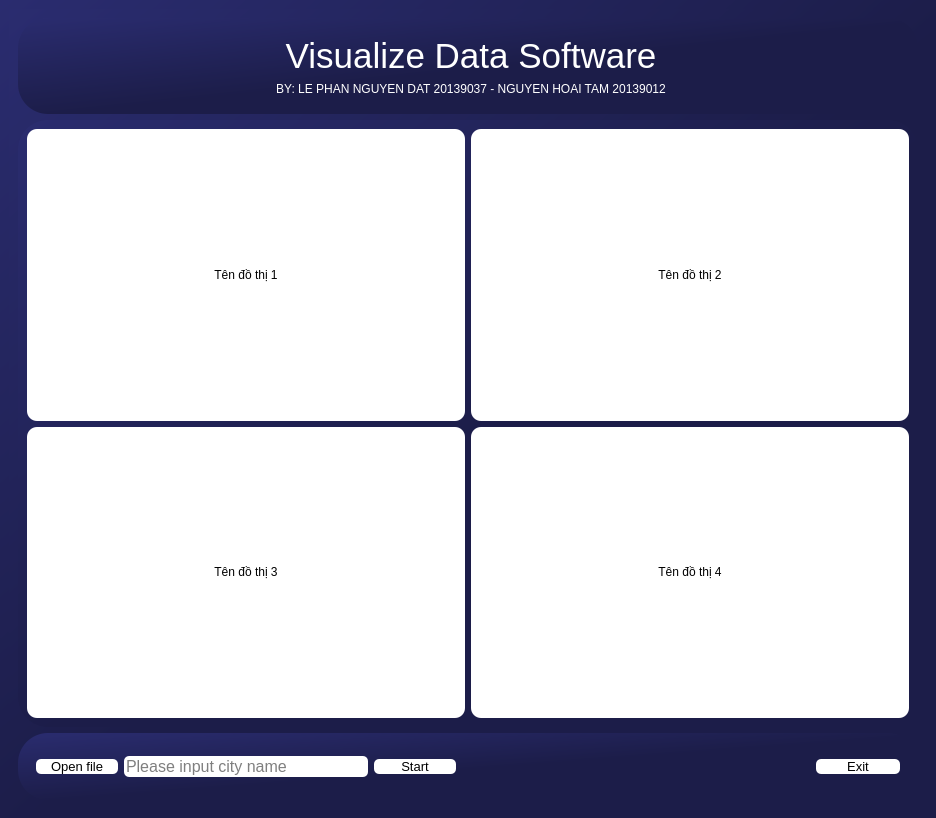
<?xml version="1.0" encoding="UTF-8"?>
<ui version="4.0">
 <class>MainWindow</class>
 <widget class="QMainWindow" name="MainWindow">
  <property name="geometry">
   <rect>
    <x>0</x>
    <y>0</y>
    <width>936</width>
    <height>818</height>
   </rect>
  </property>
  <property name="windowTitle">
   <string>MainWindow</string>
  </property>
  <widget class="QWidget" name="centralwidget">
   <property name="styleSheet">
    <string notr="true">background-color: qlineargradient(spread:pad, x1:0, y1:0, x2:1, y2:1, stop:0 rgba(42, 44, 111, 255), stop:0.521368 rgba(28, 29, 73, 255));
border-radius: 0px;</string>
   </property>
   <layout class="QVBoxLayout" name="verticalLayout">
    <item>
     <widget class="QFrame" name="frame">
      <property name="styleSheet">
       <string notr="true"/>
      </property>
      <property name="frameShape">
       <enum>QFrame::StyledPanel</enum>
      </property>
      <property name="frameShadow">
       <enum>QFrame::Raised</enum>
      </property>
      <layout class="QVBoxLayout" name="verticalLayout_6" stretch="0,9,1">
       <item>
        <widget class="QFrame" name="tieude">
         <property name="styleSheet">
          <string notr="true">border-radius:30px;
</string>
         </property>
         <property name="frameShape">
          <enum>QFrame::StyledPanel</enum>
         </property>
         <property name="frameShadow">
          <enum>QFrame::Raised</enum>
         </property>
         <layout class="QHBoxLayout" name="horizontalLayout_2" stretch="2,20,2">
          <item>
           <widget class="QFrame" name="logo">
            <property name="styleSheet">
             <string notr="true">background: none;</string>
            </property>
            <property name="frameShape">
             <enum>QFrame::StyledPanel</enum>
            </property>
            <property name="frameShadow">
             <enum>QFrame::Raised</enum>
            </property>
            <layout class="QVBoxLayout" name="verticalLayout_3">
             <item>
              <widget class="QLabel" name="logo_img">
               <property name="styleSheet">
                <string notr="true">background-color: none;

image: url(:/images/images/logos/ute_logo.png);</string>
               </property>
               <property name="text">
                <string/>
               </property>
              </widget>
             </item>
            </layout>
           </widget>
          </item>
          <item>
           <widget class="QFrame" name="text">
            <property name="styleSheet">
             <string notr="true">background: none;</string>
            </property>
            <property name="frameShape">
             <enum>QFrame::StyledPanel</enum>
            </property>
            <property name="frameShadow">
             <enum>QFrame::Raised</enum>
            </property>
            <layout class="QVBoxLayout" name="verticalLayout_2">
             <item>
              <widget class="QLabel" name="tendetai">
               <property name="toolTip">
                <string>&lt;html&gt;&lt;head/&gt;&lt;body&gt;&lt;p&gt;&lt;span style=&quot; color:#ffffff;&quot;&gt;&lt;br/&gt;&lt;/span&gt;&lt;/p&gt;&lt;/body&gt;&lt;/html&gt;</string>
               </property>
               <property name="whatsThis">
                <string>&lt;html&gt;&lt;head/&gt;&lt;body&gt;&lt;p&gt;&lt;br/&gt;&lt;/p&gt;&lt;/body&gt;&lt;/html&gt;</string>
               </property>
               <property name="styleSheet">
                <string notr="true">color: rgb(255, 255, 255);
font: 75 italic 19pt &quot;League Spartan&quot;;
background-color: none;
</string>
               </property>
               <property name="text">
                <string>&lt;html&gt;&lt;head/&gt;&lt;body&gt;&lt;p align=&quot;center&quot;&gt;&lt;span style=&quot; font-size:26pt; font-style:normal;&quot;&gt;Visualize Data Software&lt;/span&gt;&lt;/p&gt;&lt;/body&gt;&lt;/html&gt;</string>
               </property>
              </widget>
             </item>
             <item>
              <widget class="QLabel" name="tacgia">
               <property name="styleSheet">
                <string notr="true">background-color: none;
</string>
               </property>
               <property name="text">
                <string>&lt;html&gt;&lt;head/&gt;&lt;body&gt;&lt;p align=&quot;center&quot;&gt;&lt;span style=&quot; color:#ffffff;&quot;&gt;BY: LE PHAN NGUYEN DAT 20139037 - NGUYEN HOAI TAM 20139012&lt;/span&gt;&lt;/p&gt;&lt;/body&gt;&lt;/html&gt;</string>
               </property>
              </widget>
             </item>
            </layout>
           </widget>
          </item>
          <item>
           <spacer name="horizontalSpacer_6">
            <property name="orientation">
             <enum>Qt::Horizontal</enum>
            </property>
            <property name="sizeHint" stdset="0">
             <size>
              <width>40</width>
              <height>20</height>
             </size>
            </property>
           </spacer>
          </item>
         </layout>
        </widget>
       </item>
       <item>
        <widget class="QFrame" name="main">
         <property name="styleSheet">
          <string notr="true">border-radius:30px;
</string>
         </property>
         <property name="frameShape">
          <enum>QFrame::StyledPanel</enum>
         </property>
         <property name="frameShadow">
          <enum>QFrame::Raised</enum>
         </property>
         <layout class="QGridLayout" name="gridLayout">
          <item row="0" column="0">
           <widget class="QFrame" name="frame_1">
            <property name="styleSheet">
             <string notr="true">border-radius:10px;
background-color: rgb(255, 255, 255);</string>
            </property>
            <property name="frameShape">
             <enum>QFrame::StyledPanel</enum>
            </property>
            <property name="frameShadow">
             <enum>QFrame::Raised</enum>
            </property>
            <layout class="QVBoxLayout" name="verticalLayout_4" stretch="5,0">
             <item>
              <layout class="QVBoxLayout" name="grafica_uno"/>
             </item>
             <item>
              <widget class="QLabel" name="name_chart_1">
               <property name="styleSheet">
                <string notr="true">background: none;</string>
               </property>
               <property name="text">
                <string>&lt;html&gt;&lt;head/&gt;&lt;body&gt;&lt;p align=&quot;center&quot;&gt;&lt;span style=&quot; color:#000000;&quot;&gt;Tên đồ thị 1&lt;/span&gt;&lt;/p&gt;&lt;/body&gt;&lt;/html&gt;</string>
               </property>
              </widget>
             </item>
            </layout>
           </widget>
          </item>
          <item row="0" column="1">
           <widget class="QFrame" name="frame_2">
            <property name="styleSheet">
             <string notr="true">border-radius:10px;
background-color: rgb(255, 255, 255);</string>
            </property>
            <property name="frameShape">
             <enum>QFrame::StyledPanel</enum>
            </property>
            <property name="frameShadow">
             <enum>QFrame::Raised</enum>
            </property>
            <layout class="QVBoxLayout" name="verticalLayout_5" stretch="5,0">
             <item>
              <layout class="QVBoxLayout" name="grafica_dos"/>
             </item>
             <item>
              <widget class="QLabel" name="name_chart_2">
               <property name="styleSheet">
                <string notr="true">background: none;</string>
               </property>
               <property name="text">
                <string>&lt;html&gt;&lt;head/&gt;&lt;body&gt;&lt;p align=&quot;center&quot;&gt;&lt;span style=&quot; color:#000000;&quot;&gt;Tên đồ thị 2&lt;/span&gt;&lt;/p&gt;&lt;/body&gt;&lt;/html&gt;</string>
               </property>
              </widget>
             </item>
            </layout>
           </widget>
          </item>
          <item row="1" column="0">
           <widget class="QFrame" name="frame_3">
            <property name="styleSheet">
             <string notr="true">border-radius:10px;
background-color: rgb(255, 255, 255);</string>
            </property>
            <property name="frameShape">
             <enum>QFrame::StyledPanel</enum>
            </property>
            <property name="frameShadow">
             <enum>QFrame::Raised</enum>
            </property>
            <layout class="QVBoxLayout" name="verticalLayout_7" stretch="5,0">
             <item>
              <layout class="QVBoxLayout" name="grafica_tres"/>
             </item>
             <item>
              <widget class="QLabel" name="name_chart_3">
               <property name="styleSheet">
                <string notr="true">background: none;</string>
               </property>
               <property name="text">
                <string>&lt;html&gt;&lt;head/&gt;&lt;body&gt;&lt;p align=&quot;center&quot;&gt;&lt;span style=&quot; color:#000000;&quot;&gt;Tên đồ thị 3&lt;/span&gt;&lt;/p&gt;&lt;/body&gt;&lt;/html&gt;</string>
               </property>
              </widget>
             </item>
            </layout>
           </widget>
          </item>
          <item row="1" column="1">
           <widget class="QFrame" name="frame_4">
            <property name="styleSheet">
             <string notr="true">border-radius:10px;
background-color: rgb(255, 255, 255);</string>
            </property>
            <property name="frameShape">
             <enum>QFrame::StyledPanel</enum>
            </property>
            <property name="frameShadow">
             <enum>QFrame::Raised</enum>
            </property>
            <layout class="QVBoxLayout" name="verticalLayout_8" stretch="5,0">
             <item>
              <layout class="QVBoxLayout" name="grafica_cuatro"/>
             </item>
             <item>
              <widget class="QLabel" name="name_chart_4">
               <property name="styleSheet">
                <string notr="true">background: none;</string>
               </property>
               <property name="text">
                <string>&lt;html&gt;&lt;head/&gt;&lt;body&gt;&lt;p align=&quot;center&quot;&gt;&lt;span style=&quot; color:#000000;&quot;&gt;Tên đồ thị 4&lt;/span&gt;&lt;/p&gt;&lt;/body&gt;&lt;/html&gt;</string>
               </property>
              </widget>
             </item>
            </layout>
           </widget>
          </item>
         </layout>
        </widget>
       </item>
       <item>
        <widget class="QFrame" name="button">
         <property name="styleSheet">
          <string notr="true">border-radius:30px;
</string>
         </property>
         <property name="frameShape">
          <enum>QFrame::StyledPanel</enum>
         </property>
         <property name="frameShadow">
          <enum>QFrame::Raised</enum>
         </property>
         <layout class="QHBoxLayout" name="horizontalLayout" stretch="0,0">
          <item>
           <widget class="QFrame" name="frame_6">
            <property name="styleSheet">
             <string notr="true">background: none;
</string>
            </property>
            <property name="frameShape">
             <enum>QFrame::StyledPanel</enum>
            </property>
            <property name="frameShadow">
             <enum>QFrame::Raised</enum>
            </property>
            <layout class="QHBoxLayout" name="horizontalLayout_3" stretch="1,3,1">
             <item>
              <widget class="QPushButton" name="load_button">
               <property name="font">
                <font>
                 <pointsize>10</pointsize>
                </font>
               </property>
               <property name="cursor">
                <cursorShape>PointingHandCursor</cursorShape>
               </property>
               <property name="styleSheet">
                <string notr="true">QPushButton {
	background-color: rgb(255, 255, 255);
	border-radius:5px;
}
QPushButton:hover {
	background-color: rgb(154, 153, 150);
}
QPushButton:pressed{
	background-color: rgb(0, 0, 0);
	color:rgb(255, 255, 255);
}
	</string>
               </property>
               <property name="text">
                <string>Open file</string>
               </property>
              </widget>
             </item>
             <item>
              <widget class="QLineEdit" name="lineEdit">
               <property name="font">
                <font>
                 <pointsize>12</pointsize>
                </font>
               </property>
               <property name="styleSheet">
                <string notr="true">background-color: rgb(255, 255, 255);
border-radius:5px;</string>
               </property>
               <property name="placeholderText">
                <string>Please input city name</string>
               </property>
              </widget>
             </item>
             <item>
              <widget class="QPushButton" name="start_button">
               <property name="font">
                <font>
                 <pointsize>10</pointsize>
                </font>
               </property>
               <property name="cursor">
                <cursorShape>PointingHandCursor</cursorShape>
               </property>
               <property name="styleSheet">
                <string notr="true">QPushButton {
	background-color: rgb(255, 255, 255);
	border-radius:5px;
}
QPushButton:hover {
	background-color: rgb(154, 153, 150);
}
QPushButton:pressed{
	background-color: rgb(0, 0, 0);
	color:rgb(255, 255, 255);
}
	</string>
               </property>
               <property name="text">
                <string>Start</string>
               </property>
              </widget>
             </item>
            </layout>
           </widget>
          </item>
          <item>
           <widget class="QFrame" name="frame_5">
            <property name="styleSheet">
             <string notr="true">background: none;</string>
            </property>
            <property name="frameShape">
             <enum>QFrame::StyledPanel</enum>
            </property>
            <property name="frameShadow">
             <enum>QFrame::Raised</enum>
            </property>
            <layout class="QHBoxLayout" name="horizontalLayout_4" stretch="4,1">
             <item>
              <spacer name="horizontalSpacer">
               <property name="orientation">
                <enum>Qt::Horizontal</enum>
               </property>
               <property name="sizeHint" stdset="0">
                <size>
                 <width>328</width>
                 <height>20</height>
                </size>
               </property>
              </spacer>
             </item>
             <item>
              <widget class="QPushButton" name="exit_button">
               <property name="font">
                <font>
                 <pointsize>10</pointsize>
                </font>
               </property>
               <property name="cursor">
                <cursorShape>PointingHandCursor</cursorShape>
               </property>
               <property name="styleSheet">
                <string notr="true">QPushButton {
	background-color: rgb(255, 255, 255);
	border-radius:5px;
}
QPushButton:hover {
	background-color: rgb(154, 153, 150);
}
QPushButton:pressed{
	background-color: rgb(237, 51, 59);
	color: rgb(255, 255, 255);
}
	</string>
               </property>
               <property name="text">
                <string>Exit</string>
               </property>
              </widget>
             </item>
            </layout>
           </widget>
          </item>
         </layout>
        </widget>
       </item>
      </layout>
     </widget>
    </item>
   </layout>
  </widget>
  <widget class="QMenuBar" name="menubar">
   <property name="geometry">
    <rect>
     <x>0</x>
     <y>0</y>
     <width>936</width>
     <height>22</height>
    </rect>
   </property>
  </widget>
 </widget>
 <resources>
  <include location="images.qrc"/>
 </resources>
 <connections/>
</ui>
